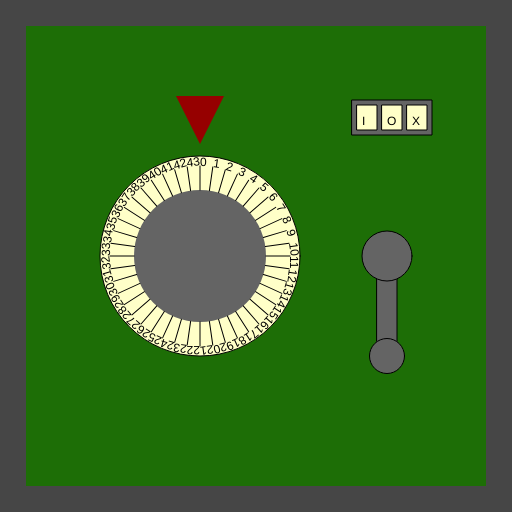
Frame 1 (no input)
Frame 60 (no input): identical to frame 1, image omitted
Frame 120 (the mouse pressed at the canvas centre since frame 60): identical to frame 1, image omitted

The p5.js sketch that drew this single still picture (run headless with seeded random() and noise() and a simulated clock; from frame 60 on, the mouse is pressed at the canvas centre):

// p5.js sketch
// ── sketch.js
/*

Officer: 2628175
CaseNum: 303-1-26713409-2628175

Case 303 - The Case of the Crooked Attorney
Stage 2 - Torvalds' House

This safe is in Torvalds’ home study. Be careful. If you get caught, I don’t know you !

Crack this safe by doing the following:

	When any key is released:
	- Increment classified_locker_key0 by 3

	When the mouse button is released:
	- Decrement classified_locker_key1 by 1

	Whilst the mouse is moving:
	- Make classified_locker_key2 equal to the string "IOX"

	When any key is pressed:
	- Make classified_locker_key2 equal to the string "CVA"



This time you'll need to create the relevant event handlers yourself.

There are many possible ways of investigating this case, but you
should use ONLY the following commands:

	- The assignment operator aka. the equals sign !
	- Incrementing +=
	- Decrementing -=

*/

//declare the variables

var classified_locker_key0;
var classified_locker_key1;
var classified_locker_key2;


function preload()
{
	//IMAGES WILL BE LOADED HERE

}

function setup()
{
	createCanvas(512,512);

	//initialise the variables
	classified_locker_key0 = 0;
	classified_locker_key1 = 0;
	classified_locker_key2 = "";

}

///////////////////EVENT HANDLERS///////////////////

//Create event handlers here to open the safe ...
function keyPressed() {
	console.log("keyPressed", key);
	classified_locker_key2 = "CVA";
}

function keyReleased() {
	console.log("keyReleased", key);
	classified_locker_key0 += 3;
}

function mouseMoved() {
	console.log("mouseMoved", mouseX, mouseY);
	classified_locker_key2 = "IOX";
}

function mouseReleased() {
	console.log("mouseReleased");
	classified_locker_key1 -= 1;
}

///////////////DO NOT CHANGE CODE BELOW THIS POINT///////////////////

function draw()
{

	//Draw the safe door
	background(70);
	noStroke();
	fill(29,110,6);
	rect(26,26,width-52,width-52);

	//Draw the combination dial
	push();
	translate(200,height/2);
	drawDial(200, classified_locker_key0, 44);
	pop();

	//Draw the lever
	push();
	translate(width - 125,256);
	drawLever(classified_locker_key1);
	pop();

	//Draw the spinner
	push();
	translate(width - 120,100);
	drawSpinner(3, classified_locker_key2);
	pop();

}

function drawDial(diameter,num,maxNum)
{
	//the combination lock

	var r = diameter * 0.5;
	var p = r * 0.6;

	stroke(0);
	fill(255,255,200);
	ellipse(0,0,diameter,diameter);
	fill(100);
	noStroke();
	ellipse(0,0,diameter*0.66,diameter*0.66);
	fill(150,0,0);
	triangle(
		-p * 0.4,-r-p,
		p * 0.4,-r-p,
		0,-r-p/5
	);

	noStroke();

	push();
	var inc = 360/maxNum;

	rotate(radians(-num * inc));
	for(var i = 0; i < maxNum; i++)
	{
		push();
		rotate(radians(i * inc));
		stroke(0);
		line(0,-r*0.66,0,-(r-10));
		noStroke();
		fill(0);
		text(i,0,-(r-10));
		pop();
	}

	pop();
}

function drawLever(rot)
{
	push();
	rotate(radians(-rot))
	stroke(0);
	fill(100);
	rect(-10,0,20,100);
	ellipse(0,0,50,50);
	ellipse(0,100,35,35);
	pop();
}

function drawSpinner(numSpinners, val)
{
	var sw = 20;
	var ow = (sw + 5) * numSpinners + 5;
	stroke(0);
	fill(100);
	rect(-ow/2,0,ow,35);
	if(typeof(val) == "number")
	{
		val = floor(val).toString(); //convert to string
	}


	for(var d = numSpinners - val.length; d > 0; d--)
	{
		val = "-" + val;
	}

	for(var i = 0; i < numSpinners; i++)
	{
		stroke(0);
		fill(255,255,200);
		rect(-ow/2 + i * (sw + 5) + 5,5,20,25);
		fill(0);
		noStroke();
		text(val[i],-ow/2 + sw/2 + i * (sw +5),25);
	}

}
